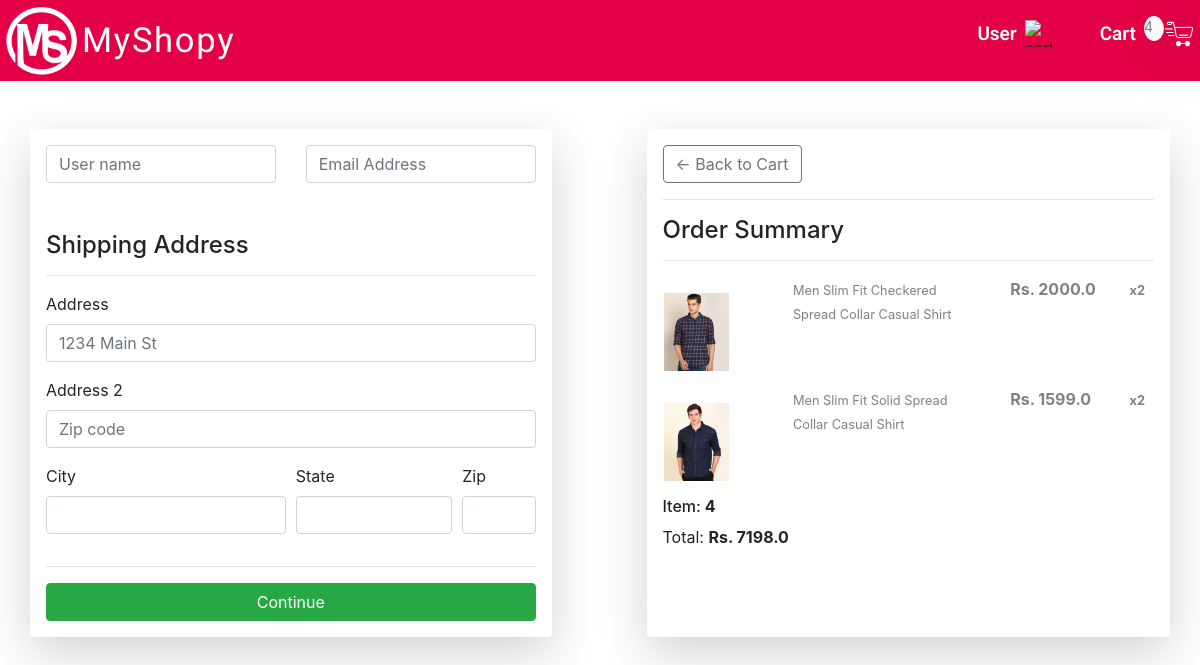
The app's page /checkout/ (signed in) with its own data.
### store/models.py (models this page shows, shortened)
class OrderItem(models.Model):
    customer = models.ForeignKey(Customer, on_delete=models.SET_NULL, null=True, blank=True)
    product = models.ForeignKey(ProductMen, on_delete=models.SET_NULL, null=True)
    order = models.ForeignKey(Order, on_delete=models.SET_NULL, null=True)
    quantity = models.IntegerField(default=0, null=True, blank=True)
    date_added = models.DateTimeField(auto_now_add=True)
    @property
    def get_total(self):
        total = self.product.price * self.quantity
        return total

class ProductMen(models.Model):
    name = models.CharField(max_length=200)
    price = models.FloatField()
    digital = models.BooleanField(default=False, null=True, blank=False)
    image = models.ImageField(null=True, blank=True, height_field=None, width_field=None)
    @property
    def imageURL(self):
        try:
            url = self.image.url
        except:
            url = " "
        return url

class Order(models.Model):
    customer = models.ForeignKey(Customer, on_delete=models.SET_NULL, null=True, blank=True)
    date_ordered = models.DateTimeField(auto_now_add=True)
    complete = models.BooleanField(default=False)
    transaction_id = models.CharField(max_length=100, null=True)
    @property
    def shipping(self):
        shipping = False
        orderItems = self.orderitem_set.all()
        for i in orderItems:
            if i.product.digital == False:
                shipping = True
        return shipping
    @property
    def get_cart_total(self):
        orderitems = self.orderitem_set.all()
        total = sum([item.get_total for item in orderitems])
        return total
    @property
    def get_cart_items(self):
        orderitems = self.orderitem_set.all()
        total = sum([item.quantity for item in orderitems])
        return total

### store/views.py (the view)
# urls.py: path('checkout/', views.checkout, name="checkout"),
def checkout(request):
    if request.user.is_authenticated:
        customer = request.user.customer
        order, created = Order.objects.get_or_create(customer=customer, complete=False)
        items = order.orderitem_set.all()
        cartItems = order.get_cart_items
    else:
        items = []
        order = {'get_cart_total': 0, 'get_cart_items': 0, 'shipping': False}
        cartItems = order['get_cart_items']
    context = {'items': items, 'order': order, 'cartItems': cartItems}
    return render(request, 'store/checkout.html', context)

### store/templates/store/checkout.html (shortened to what this page needs)
{% load static %}
<!DOCTYPE html>
<html lang="en">
<head>
    <link rel="stylesheet" href="{% static 'css/checkoutStyle.css' %}">
    <link rel="stylesheet" href="https://stackpath.bootstrapcdn.com/bootstrap/4.3.1/css/bootstrap.min.css"
>
</head>
<body>
    <div class="root">
        <div class="row nav-bar">
            <div class="col-md-3">
                <a href="{% url 'store' %}">
                <img class="logo-img" src="{% static 'images/imgbin_logo-circlr-redmi-5-xiaomi-png.png' %}" alt="logo-image">
                <h6 class="logo-text pt-3 ">MyShopy</h6>
                    </a>
            </div>
            <div class="col-md-6 ">
                </div>
            <div class="col-md-3 pt-3">
                 <a href="{% url 'cart' %}">
                <img class="cart_img pr-1" src="{% static 'images/icons8-fast-cart-64.png' %}" alt="cart_image">
                      <span id="cart-total">{{cartItems}}</span>
                     <h6 class="cart-text pt-2 pr-2">Cart</h6>
                </a>
                <img class="user_img mr-5 mt-1" src="{% static 'images/icons8-change-user-50.png' %}" alt="cart_image">
                <h6 class="cart-text pt-2 pr-2">User</h6>
            </div>
        </div>
        <div class="container">
            <div class="row">
                <div  class="col ">
                    <div  id="form-wrapper" class="row shadow-lg p-3 mb-5 bg-white rounded mt-5">
                        <form id="form">
                            <div id="user-info" class="row pb-5">
                                <div class="col">
                                <input type="text" class="form-control"  placeholder="User name">
                                </div>
                                <div class="col">
                                <input type="email" class="form-control" placeholder="Email Address">
                                </div>
                            </div>
                            <h4>Shipping Address</h4>
                            <hr>
                            <div id="shipping-info">
                                <div class="form-group">
                                <label for="inputAddress">Address</label>
                                <input type="text" class="form-control" id="inputAddress" name="address" placeholder="1234 Main St">
                                </div>
                                <div class="form-group">
                                <label for="inputAddress2">Address 2</label>
                                <input type="text" class="form-control" name="country" id="inputAddress2" placeholder="Zip code">
                                </div>
                                <div class="form-row">
                                <div class="form-group col-md-6">
                                <label for="inputCity">City</label>
                                <input type="text" class="form-control" name="city" id="inputCity">
                                </div>
                                <div class="form-group col-md-4">
                                <label for="inputState">State</label>
                                <input type="text" class="form-control" name="state" id="inputState">
                                </div>
                                <div class="form-group col-md-2">
                                <label for="inputZip">Zip</label>
                                <input type="text" class="form-control" name="zipcode" id="inputZip">
                                </div>
                                </div>
                            </div>
                            <hr>
                            <input id="form-button" class="btn btn-success btn-block" type="submit" value="Continue">
                        </form>
                    </div>
                </div>
                <div class="col-1"></div>
                <div class="col shadow-lg p-3 mb-5 bg-white rounded mt-5">
                    <div class="row">
                        <div class="col-12">
                            <a href=" {% url 'store' %}">
                            <button type="button" class="btn btn-outline-secondary">&#x2190; Back to Cart</button><hr>
                                </a>
                        </div>
                    </div>
                    <div class="row">
                        <div class="col-12">
                            <strong><h4>Order Summary</h4></strong><hr>
                        </div>
                    </div>
                    {% for item in items %}
                    <div class="row">
                        <div class="col-3 p-3"><img src="{{item.product.imageURL}}" width="65px" alt=""></div>
                        <div class="col-5"><small style="color: gray;">{{item.product.name}}</small></div>
                        <div style="color: gray;" class="col-3"><strong>Rs. {{item.product.price}}</strong></div>
                        <div class="col-1 pl-1"><small style="color: gray;"><strong>x{{item.quantity}}</strong></small></div>
                    </div>
                     {% endfor %}
                    <div class="row">
                        <div class="col-12"><h6>Item:<strong> {{order.get_cart_items}}</strong></h6></div>
                        <div class="col-12">Total: <strong> Rs. {{order.get_cart_total}}</strong></div>
                    </div>
                </div>
            </div>
        </div>
    </div>
</body>
</html>

### static/css/checkoutStyle.css (style rules this page uses)
.nav-bar { left: 0%; right: 0%; top: 8.33%; background: #E40046; }
.root { margin:0; padding:0; }
.logo-text { font-family: 'Vibur', cursive; font-style: normal; font-weight: normal; font-size: 34.5px; line-height: 49px; letter-spacing: 0.05em; float: left; color: #FFFFFF; }
.logo-img { float: left; border-radius: 20.5px; width:82px; height:80.57px; filter: brightness(4.5); }
.cart_img { float: right; width: 36px; height: 36px; filter: brightness(13.5) drop-shadow(2px 4px 29px black); }
.cart-text { float: right; color: #ffff; font-family: Roboto; font-style: normal; font-weight: 600; font-size: 19px; line-height: 19px; }
.user_img { float: right; width: 27px; height: 27px; }

### store/templates/store/checkout.html (style rules this page uses)
#cart-total { float:right; color:gray; background-color: white; width: 20px; height: 25px; border-radius: 50%; font-size: 14px; }

### records on screen
OrderItem: product.imageURL (picture), product.name "Men Slim Fit Checkered Spread Collar Casual Shirt", product.price "2000.0", quantity "2"
OrderItem: product.imageURL (picture), product.name "Men Slim Fit Solid Spread Collar Casual Shirt", product.price "1599.0", quantity "2"
Order: get_cart_items "4", get_cart_total "7198.0"

### other values on screen
{{ cartItems }} "4"
